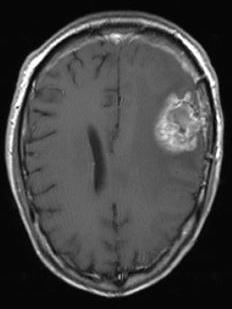
#> input picture test_1.jpg, 232 x 309 px
$ jupyter execute --allow-errors main.ipynb
#> lines starting #> are read from the running program, lines starting #| are printed output that depends on the picture
### CNN/model.py
# import libraries
from keras.layers import Conv2D
from keras.layers import MaxPooling2D
from keras.layers import Dense
from keras.layers import Flatten
from keras.layers import Dropout
from keras.models import Sequential
#from keras.optimizers import adam_v2
from keras.utils.vis_utils import plot_model


def cnn_bt(pretrained_weights=None, input_shape=(256, 256, 1)):
    """
    :param pretrained_weights: if the user have pretained weights of a model use this param
    :param input_shape: input shape of the images
    :return: a cnn model that can be used to identify brain tumours
    """
    model = Sequential()
    model.add(Conv2D(32, 4, activation='relu', padding='same', input_shape=input_shape))
    model.add(MaxPooling2D(pool_size=(2, 2)))
    model.add(Dropout(0.5))
    model.add(Conv2D(32, 4, activation='relu', padding='same'))
    model.add(MaxPooling2D(pool_size=(2, 2)))
    model.add(Dropout((0.2)))
    model.add(Conv2D(64, 4, activation='relu', padding='same'))
    model.add(MaxPooling2D(pool_size=(2, 2)))
    model.add(Dropout(0.3))
    model.add(Flatten())
    model.add(Dense(128, activation='relu'))
    model.add(Dropout(0.15))
    model.add(Dense(1, activation='sigmoid'))

    model.compile(optimizer='adam',
                  loss='binary_crossentropy',
                  metrics=['acc'])
    if pretrained_weights:
        model.load_weights(pretrained_weights)
    return model


"""
model = cnn_bt()
model.summary()
plot_model(model, to_file='model_plot.png', show_shapes=True, show_layer_names=True)
"""

### main.ipynb
[cell 1]
import cv2
import numpy as np
import tensorflow as tf
from tensorflow.keras.optimizers import Adam
import skimage.transform as trans
import sys

[cell 2]
# import models
sys.path.insert(1, 'CNN/')
sys.path.insert(2, 'UNet/')
import model
import U_Net_model

[cell 3]
cnn_weight = 'CNN/weights/weights.hdf5'
unet_weight = 'UNet/weights/u_netweights.hdf5'
image_path = 'test_1.jpg'

[cell 4]
image = cv2.imread(image_path, cv2.IMREAD_GRAYSCALE)
#> image is the input picture: shape (309, 232); min 0, max 255, mean 68.2
image = image / 255
image = trans.resize(image,(256,256))
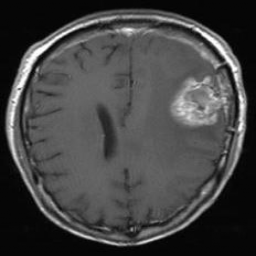
#> image: shape (256, 256) float64; min 0.0033, max 1, mean 0.267

[cell 5]
x = []
x.append(image)
x = np.array(x)
x = np.reshape(x, (1, 256, 256, 1))

#> (a cell that did not finish here is left out)


$ run again, with test_2.jpg copied over test_1.jpg
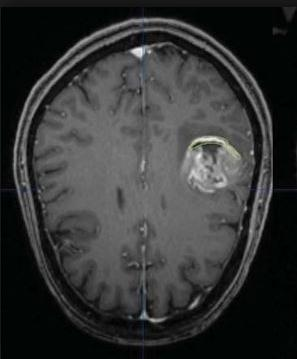
#> input picture test_2.jpg, 297 x 359 px
#> `image = trans.resize(image,(256,256))`:
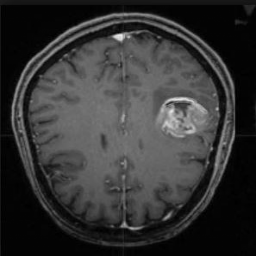
#> image: shape (256, 256) float64; min 3.6e-08, max 0.918, mean 0.207
